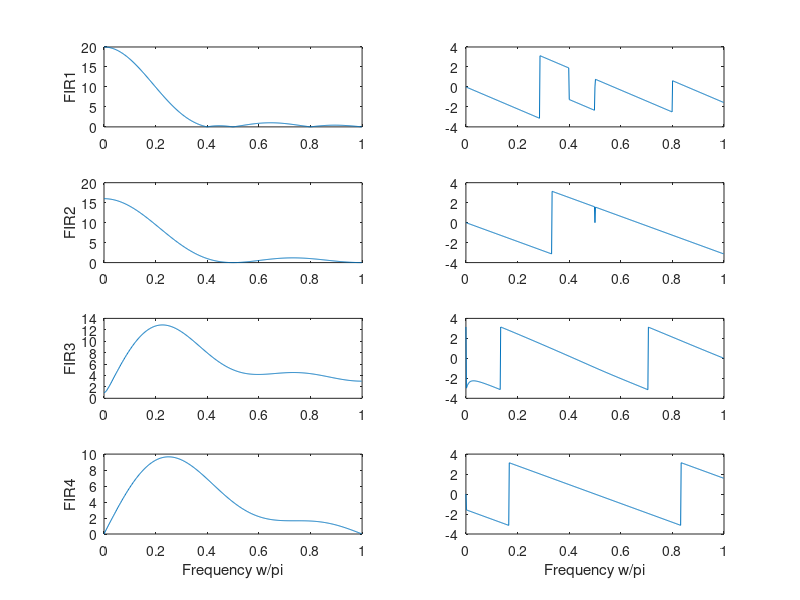
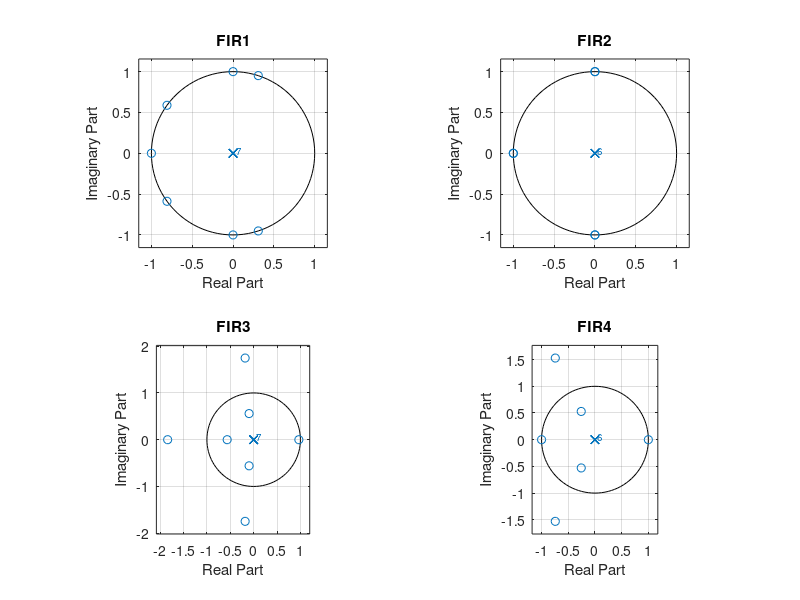

Source code (MATLAB) for these figures, in order:
clear;
clc;
close all;

h1 = [1 2 3 4 4 3 2 1];
h2 = [1 2 3 4 3 2 1];
h3 = [-1 -2 -3 -4 3 3 2 1];
h4 = [-1 -2 -3 0 3 2 1];

[H1,w1] = freqz(h1,1,512);
[H2,w2] = freqz(h2,1,512);
[H3,w3] = freqz(h3,1,512);
[H4,w4] = freqz(h4,1,512);

figure;
subplot(4,2,1);
plot(w1/pi,abs(H1));
ylabel('FIR1');
subplot(4,2,2);
plot(w1/pi, angle(H1));

subplot(4,2,3);
plot(w2/pi, abs(H2));
ylabel('FIR2');
subplot(4,2,4);
plot(w2/pi, angle(H2));

subplot(4,2,5);
plot(w3/pi, abs(H3));
ylabel('FIR3');
subplot(4,2,6);
plot(w3/pi, angle(H3));

subplot(4,2,7);
plot(w4/pi, abs(H4));
ylabel('FIR4');
xlabel('Frequency w/pi');
subplot(4,2,8);
plot(w4/pi, angle(H4));
xlabel('Frequency w/pi');

figure;
subplot(2,2,1);
zplane(h1,1);
title('FIR1');
xlabel('Real Part');
ylabel('Imaginary Part');

subplot(2,2,2);
zplane(h2,1);
title('FIR2');
xlabel('Real Part');
ylabel('Imaginary Part');

subplot(2,2,3);
zplane(h3,1);
title('FIR3');
xlabel('Real Part');
ylabel('Imaginary Part');

subplot(2,2,4);
zplane(h4,1);
title('FIR4');
xlabel('Real Part');
ylabel('Imaginary Part');
